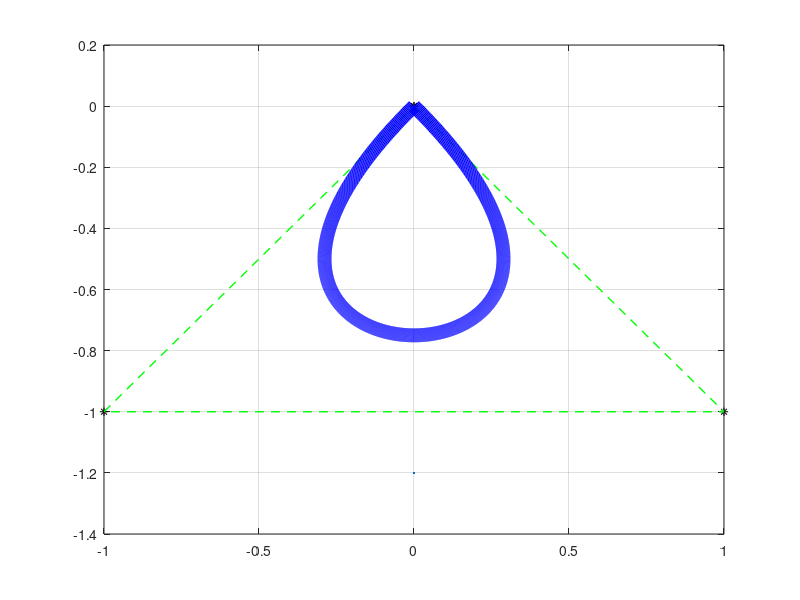

Recreate this plot in MATLAB.
%ponto 1: ponto de partida
%ponto 2: ponto que indica a direção da curva na partida
%ponto 3: ponto que indica a direção da curva na chegada
%ponto 4: ponto de chegada da curva
clear
%figura 1
m=4 %numero de pontos de 6 figuras:
%x=[0 4  4  0];y=[0 0 4  4]; %parabola horizontal
%x=[4 4  0  0];y=[0 9 9  0]; %parabola vertical
%x=[0 5  6  1];y=[3 6 0 -3]; %parabola inclinada
%x=[0 2  2  3];y=[3 1 5 -3]; %parabola distorcida
%x=[0 5  0  5];y=[0 5  5  0]; %cuspide
x=[0 1 -1  0];y=[0 -1 -1 0]; %Gota

numpasso=1000
h=1/numpasso %Espaçamento do parametro t
t=0
cx=3*(x(2)-x(1));bx=3*(x(3)-x(2))-cx;ax=(x(4)-x(1))-(cx+bx);
cy=3*(y(2)-y(1));by=3*(y(3)-y(2))-cy;ay=(y(4)-y(1))-(cy+by);
xmax=0;ymax=0;
for i=1:numpasso+1
   xx(i)=x(1)+t*(cx+t*(bx+t*ax));
   yy(i)=y(1)+t*(cy+t*(by+t*ay));
   t=t+h;
end%for
%figura 2 -> repetir linhas 14 a 26 para novos 4 pontos

plot(x,y,'*k',x,y,'--g','linewidth',1,xx,yy,'-b','linewidth',10,  0,-1.2)
grid on